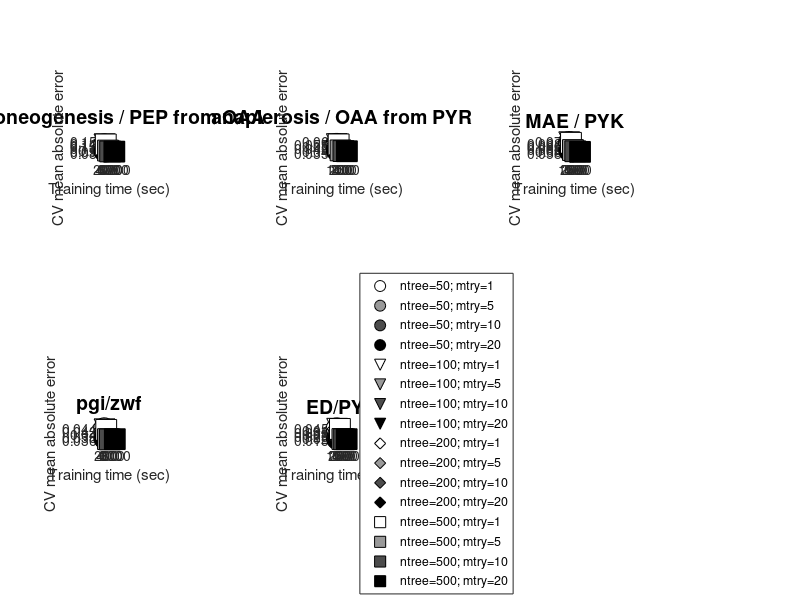

MATLAB code for this plot: (Note: this script raises an error after producing the figure.)
if exist('SUMOFLUXfigS2.mat', 'file')
    load('SUMOFLUXfigS2')
else
    disp 'Supplementary Figure 2 data not found (file 'SUMOFLUXfigS2.mat')'
    return;
end

shapes = {'o', 'v', 'd', 's'};
colors = [1 1 1
          0.6 0.6 0.6
          0.3 0.3 0.3
          0 0 0];
 
figure; 
for target_idx = 1:length(targets)
    subplot(2,3, target_idx)
    for i=1:length(ntreevec)
        for j=1:length(mtryvec)
            plot(cvTime{target_idx}(i,j), cvMAE{target_idx}(i,j), shapes{i}, 'MarkerFaceColor', colors(j,:), 'MarkerEdgeColor', 'k', 'MarkerSize', 15);
            hold on
        end
    end
    xlabel('Training time (sec)')
    ylabel('CV mean absolute error')
    title(targets{target_idx}, 'fontSize', 14)
    axis square
    if target_idx == length(targets)
        legend(metaParameters, 'Location', 'EastOutside')
    end
end

suptitle('Supplementary Figure 2a')


figure;
for i=1:size(lcTrainMAE,1)
    subplot(2,3,i);
    plot(lcTrainMAE(i,:), 'k', 'LineWidth', 3)
    hold on
    plot(lcTestMAE(i,:), 'k--', 'LineWidth', 3)
    title(targets{i}, 'fontSize', 14)
    ylim([0 0.155])
    xlim([1 length(learning_curve)])
    set(gca, 'XTick', 1:length(learning_curve));
    set(gca, 'XTickLabel', learning_curve/1000);
    xlabel('Total sample size (x 10^3)')
    ylabel('Test mean absolute error')    
    axis square
    
    legend({'Training', 'Testing'}, 'Location', 'SouthOutside')
    
end
suptitle('Supplementary Figure 2b')
